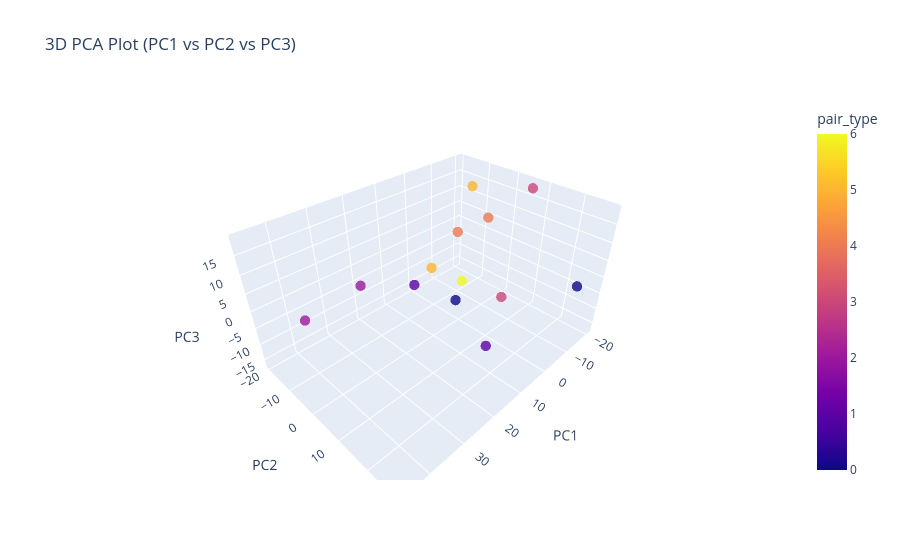

Write notebook code for a chart like this one.
### Code cell
import numpy as np
import pandas as pd
import plotly.express as px

# Create pair-based labels: [0,1] -> 0, [2,3] -> 1, [4,5] -> 2, ...
df_pca = df_pca.copy()
df_pca['pair_type'] = np.arange(len(df_pca)) // 2

# Check that PC3 exists
if 'PC3' not in df_pca.columns:
    raise ValueError("PC3 not found. Make sure PCA was run with at least 3 components.")

# Interactive 3D scatter plot
fig = px.scatter_3d(
    df_pca,
    x='PC1',
    y='PC2',
    z='PC3',
    color='pair_type',
    title='3D PCA Plot (PC1 vs PC2 vs PC3)',
    opacity=0.8
)

fig.update_traces(marker=dict(size=6))
fig.show()

### Figure 1 — Plotly figure (JSON) as saved in the notebook; plotly's stock layout.template omitted (floating-point values rounded to 4 significant figures)
{"data": [{"hovertemplate": "PC1=%{x}<br>PC2=%{y}<br>PC3=%{z}<br>pair_type=%{marker.color}<extra></extra>", "legendgroup": "", "marker": {"color": [0, 0, 1, 1, 2, 2, 3, 3, 4, 4, 5, 5, 6], "coloraxis": "coloraxis", "opacity": 0.8, "size": 6, "symbol": "circle"}, "mode": "markers", "name": "", "scene": "scene", "showlegend": false, "type": "scatter3d", "x": [-11.19, 6.489, 7.209, 9.323, 25.21, 46.19, -16.0, -18.27, -6.573, -20.17, -17.52, 1.022, -5.727], "y": [27.81, 4.551, 15.88, -7.983, -9.714, 1.57, 2.778, 7.521, 3.036, -19.44, -11.95, -9.783, -4.274], "z": [1.887, -5.166, -13.17, -5.153, 1.513, 9.178, -16.68, 18.79, 13.09, -4.562, 13.86, -4.268, -9.318]}], "layout": {"coloraxis": {"colorbar": {"title": {"text": "pair_type"}}, "colorscale": [[0, "#0d0887"], [0.1111, "#46039f"], [0.2222, "#7201a8"], [0.3333, "#9c179e"], [0.4444, "#bd3786"], [0.5556, "#d8576b"], [0.6667, "#ed7953"], [0.7778, "#fb9f3a"], [0.8889, "#fdca26"], [1, "#f0f921"]]}, "legend": {"tracegroupgap": 0}, "scene": {"domain": {"x": [0, 1], "y": [0, 1]}, "xaxis": {"title": {"text": "PC1"}}, "yaxis": {"title": {"text": "PC2"}}, "zaxis": {"title": {"text": "PC3"}}}, "title": {"text": "3D PCA Plot (PC1 vs PC2 vs PC3)"}}}
